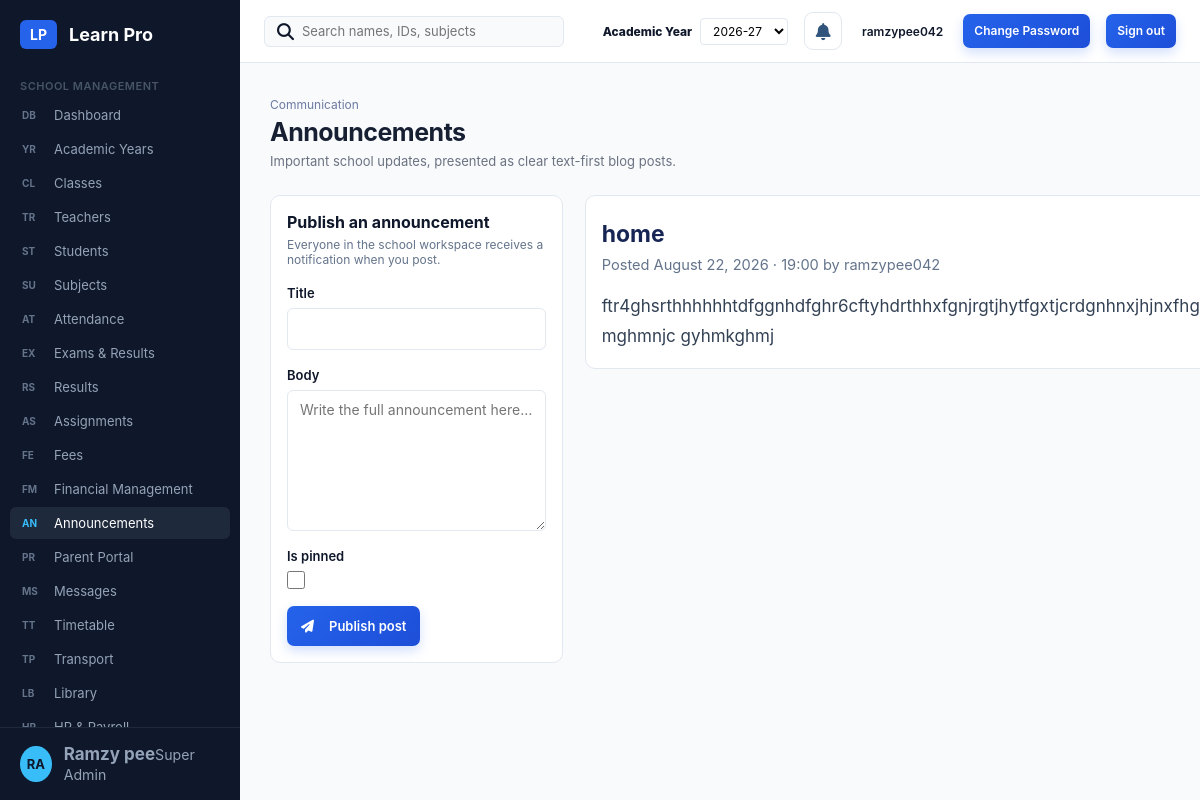
/announcements/ (signed in), run on the app's committed database.
### management/models.py (models this page shows)
class OwnedRecord(models.Model):
    created_by = models.ForeignKey(settings.AUTH_USER_MODEL, on_delete=models.CASCADE)
    created_at = models.DateTimeField(auto_now_add=True)
    class Meta:
        abstract = True

class Announcement(OwnedRecord):
    title = models.CharField(max_length=180)
    body = models.TextField()
    is_pinned = models.BooleanField(default=False)
    class Meta:
        ordering = ['-is_pinned', '-created_at']

### management/views.py (the view)
# urls.py: path('announcements/', views.announcements, name='announcements'),
@login_required
def announcements(request):
    profile, _ = UserProfile.objects.get_or_create(user=request.user)
    owner = workspace_owner(profile)
    form = AnnouncementForm(request.POST or None)
    if request.method == 'POST' and form.is_valid():
        post = form.save(commit=False)
        post.created_by = owner
        post.save()
        messages.success(request, 'Announcement published and school notifications sent.')
        return redirect('announcements')
    return render(request, 'announcements.html', {'form': form, 'announcements': Announcement.objects.all(), 'active': 'announcements'})

### management/forms.py
class AnnouncementForm(forms.ModelForm):
    class Meta:
        model = Announcement
        fields = ('title', 'body', 'is_pinned')
        widgets = {'body': forms.Textarea(attrs={'rows': 7, 'placeholder': 'Write the full announcement here…'})}

### management/views.py (called while the page is built)
def workspace_owner(profile):
    for record in (profile.teacher, profile.student, profile.parent):
        if record:
            return record.created_by
    return profile.user

### Templates/announcements.html (shortened to what this page needs)
{% extends 'base.html' %}
{% block content %}
<div class="page-heading"><div><span class="breadcrumb">Communication</span><h1>Announcements</h1><p>Important school updates, presented as clear text-first blog posts.</p></div></div>
<div class="announcement-layout">
  <section class="panel record-form"><h2>Publish an announcement</h2><p>Everyone in the school workspace receives a notification when you post.</p><form method="post">{% csrf_token %}{% for field in form %}<div class="auth-field"><label for="{{ field.id_for_label }}">{{ field.label }}</label>{{ field }}{% for error in field.errors %}<small class="auth-help auth-help-error">{{ error }}</small>{% endfor %}</div>{% endfor %}<button class="btn-primary" type="submit"><i class="fa-solid fa-paper-plane"></i> Publish post</button></form></section>
  <section class="announcement-feed">{% for post in announcements %}<article class="announcement-post panel">{% if post.is_pinned %}<span class="post-tag"><i class="fa-solid fa-thumbtack"></i> Pinned</span>{% endif %}<h2>{{ post.title }}</h2><p class="post-meta">Posted {{ post.created_at|date:'F j, Y · H:i' }} by {{ post.created_by.get_full_name|default:post.created_by.username }}</p><div class="post-body">{{ post.body|linebreaks }}</div></article>{% empty %}<section class="panel empty-notice"><i class="fa-solid fa-bullhorn"></i><h2>No announcements yet</h2><p>Your published school updates will appear here.</p></section>{% endfor %}</section>
</div>
{% endblock %}

### Templates/base.html (shortened to what this page needs)
{% load static %}
<!DOCTYPE html>
<html lang="en">
  <head>
    <link rel="stylesheet" href="{% static 'style.css' %}" />
    <link rel="stylesheet" href="https://cdnjs.cloudflare.com/ajax/libs/font-awesome/6.4.0/css/all.min.css" />
  </head>
  <body>
    <div class="app-container">
      <aside class="sidebar" id="primary-navigation">
        <a class="brand" href="{% url 'index' %}"><span class="logo-box">LP</span><span class="brand-name">Learn Pro</span></a><span class="sidebar-section-title">SCHOOL MANAGEMENT</span><nav class="nav-menu">
          {% for item in navigation_items %}
            <a href="{% url item.url_name %}" class="nav-item {% if active == item.active %}active{% endif %}"><span class="badge">{{ item.badge }}</span><span class="label">{{ item.label }}</span></a>
          {% endfor %}
        </nav>
        <div class="sidebar-footer">
          <a class="user-avatar" href="{% url 'my_profile' %}" aria-label="Open my profile">{% if header_photo %}<img src="{{ header_photo.url }}" alt="">{% else %}{{ request.user.username|slice:':2'|upper }}{% endif %}</a>
          <div class="user-info">
            <b>Ramzy pee</b><small>Super Admin</small>
          </div>
        </div>
      </aside>
      <main class="main-content">
        <header class="top-header">
          <form class="search-box" action="{% url 'search' %}" method="get">
            <i class="fa-solid fa-magnifying-glass"></i><input name="q" value="{{ request.GET.q }}" placeholder="Search names, IDs, subjects" aria-label="Search records" />
          </form>
          <div class="header-actions">
            <form class="dropdown-group" method="post" action="{% url 'set_academic_year' %}">{% csrf_token %}<input type="hidden" name="next" value="{{ request.path }}">
              <span class="dropdown-label academic-year-label">Academic Year</span><select class="select-input" name="academic_year" aria-label="Academic year" onchange="this.form.submit()">
                <option {% if selected_academic_year == '2026-27' %}selected{% endif %}>2026-27</option>
              </select>
            </form>
            {% if request.user.is_authenticated %}
              <a class="notification-link" href="{% url 'notifications' %}" aria-label="Open notifications"><i class="fa-solid fa-bell"></i>{% if unread_notification_count %}<b>{{ unread_notification_count }}</b>{% endif %}</a>
              <a class="header-profile" href="{% url 'my_profile' %}" aria-label="Open my profile"><span>{{ request.user.get_full_name|default:request.user.username }}</span></a>
              <a class="btn-primary header-action-button" href="{% url 'change_password' %}">Change Password</a>
              <form method="post" action="{% url 'sign_out' %}" class="inline-form">
                {% csrf_token %}<button class="btn-primary header-action-button" type="submit">Sign out</button>
              </form>
            {% else %}
              <a class="btn-text" href="{% url 'sign_in' %}">Sign in</a>
            {% endif %}
          </div>
        </header>
        <section class="page-body">
          {% block content %}
          {% endblock %}
        </section>
      </main>
    </div>
  </body>
</html>

### data on the page
Announcement: title "home", created_at "August 22, 2026 · 19:00", created_by.get_full_name "ramzypee042", body "ftr4ghsrthhhhhhtdfggnhdfghr6cftyhdrthhxfgnjrgtjhytfgxtjcrdgnhnxjhjnxfhg mghmnjc gyhmkghmj"

### other printed values
{{ item.badge }} "DB" "YR" "CL" "TR" "ST" "SU" "AT" "EX" "RS" "AS" "FE" "FM" "AN" "PR" "MS" "TT" "TP" "LB"
{{ item.label }} "Dashboard" "Academic Years" "Classes" "Teachers" "Students" "Subjects" "Attendance" "Exams & Results" "Results" "Assignments" "Fees" "Financial Management" "Announcements" "Parent Portal" "Messages" "Timetable" "Transport" "Library"
{{ request.user.username|slice:':2'|upper }} "RA"
{{ request.user.get_full_name|default:request.user.username }} "ramzypee042"
{{ field.label }} "Title" "Body" "Is pinned"
